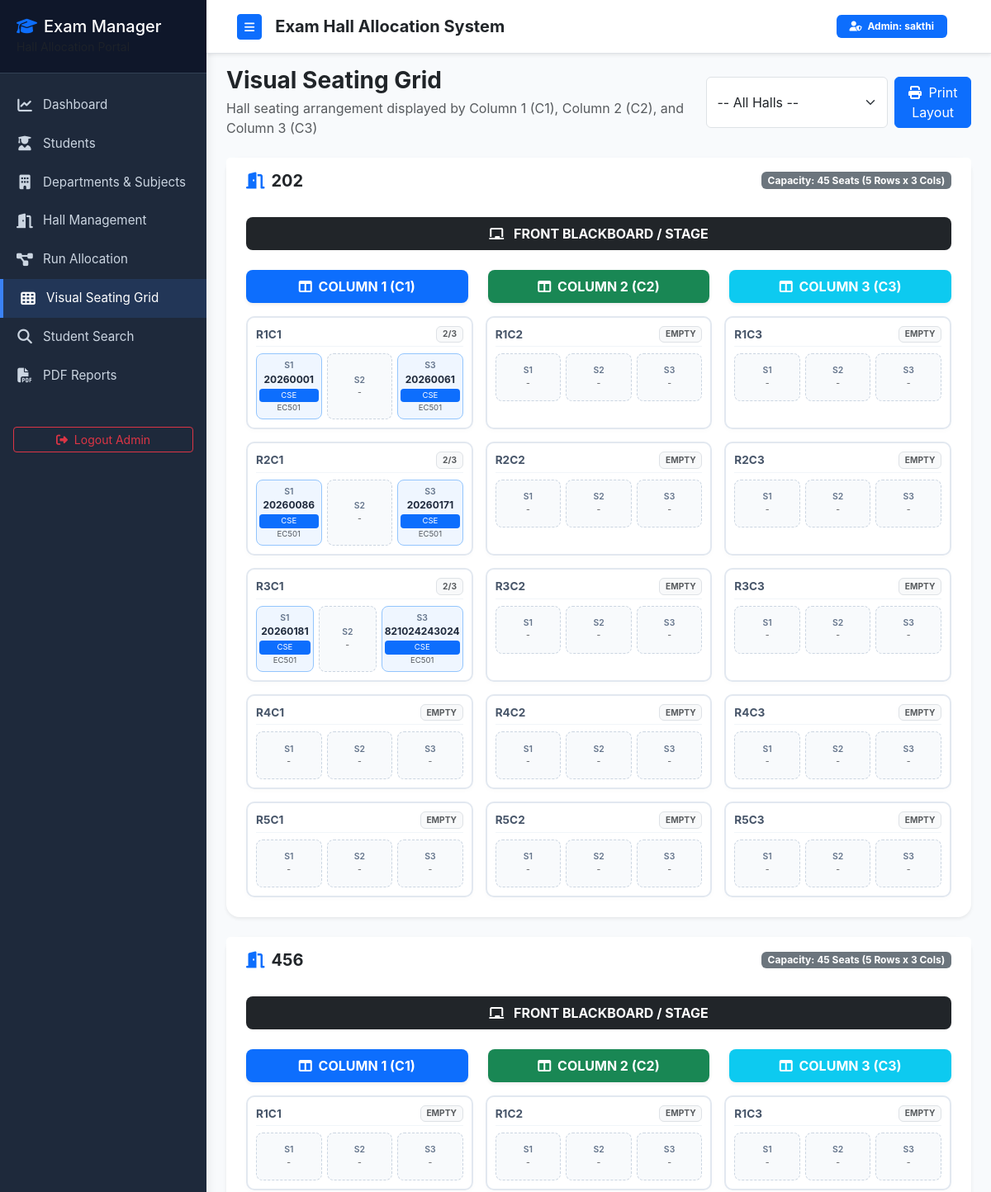
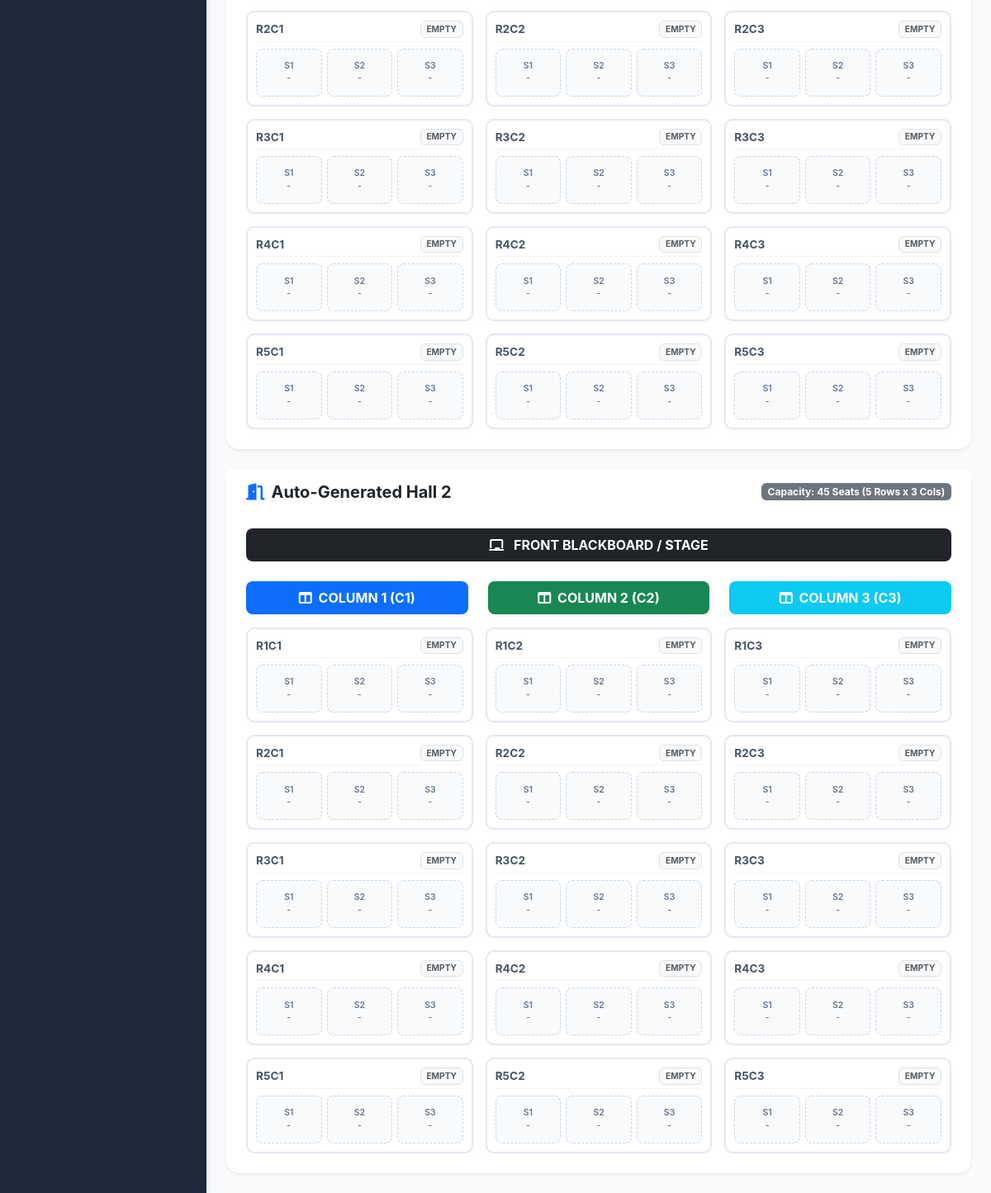
/seating-view (signed in), run on the app's committed database (2 pictures, top to bottom).
### tables this page shows
CREATE TABLE halls (
            id INTEGER PRIMARY KEY AUTOINCREMENT,
            hall_name TEXT UNIQUE NOT NULL,
            rows INTEGER DEFAULT 5,
            cols INTEGER DEFAULT 3,
            capacity_per_bench INTEGER DEFAULT 3,
            total_capacity INTEGER NOT NULL
        );

CREATE TABLE students (
            id INTEGER PRIMARY KEY AUTOINCREMENT,
            reg_no TEXT UNIQUE NOT NULL,
            name TEXT NOT NULL,
            dept_id INTEGER,
            year INTEGER NOT NULL,
            semester INTEGER NOT NULL,
            email TEXT NOT NULL,
            is_absent INTEGER DEFAULT 0,
            FOREIGN KEY (dept_id) REFERENCES departments (id) ON DELETE SET NULL
        );

CREATE TABLE departments (
            id INTEGER PRIMARY KEY AUTOINCREMENT,
            name TEXT UNIQUE NOT NULL,
            code TEXT UNIQUE NOT NULL
        );

CREATE TABLE subjects (
            id INTEGER PRIMARY KEY AUTOINCREMENT,
            dept_id INTEGER NOT NULL,
            subject_code TEXT UNIQUE NOT NULL,
            subject_name TEXT NOT NULL,
            year INTEGER NOT NULL,
            semester INTEGER NOT NULL,
            FOREIGN KEY (dept_id) REFERENCES departments (id) ON DELETE CASCADE
        );

### app.py (the view)
@app.route('/seating-view')
@admin_required
def seating_view():
    hall_id = request.args.get('hall_id', type=int)
    halls = models.get_all_halls()
    if hall_id:
        display_halls = [h for h in halls if h['id'] == hall_id]
    else:
        display_halls = halls
    allocations = models.get_all_allocations()
    hall_bench_map = {}
    for a in allocations:
        key = (a['hall_id'], a['bench_row'], a['bench_col'])
        if key not in hall_bench_map:
            hall_bench_map[key] = []
        hall_bench_map[key].append(a)
    return render_template(
        'seating_view.html',
        halls=halls,
        display_halls=display_halls,
        selected_hall_id=hall_id,
        hall_bench_map=hall_bench_map
    )

### app.py (called while the page is built)
def admin_required(f):
    @wraps(f)
    def decorated_function(*args, **kwargs):
        if not session.get('admin_logged_in'):
            flash('Please login as admin to access this page.', 'warning')
            return redirect(url_for('login'))
        return f(*args, **kwargs)
    return decorated_function

### database.py (called while the page is built)
def get_db_connection():
    conn = sqlite3.connect(DB_PATH)
    conn.row_factory = sqlite3.Row
    conn.execute("PRAGMA foreign_keys = ON;")
    return conn

### models.py (called while the page is built)
def get_all_halls():
    conn = get_db_connection()
    cursor = conn.cursor()
    cursor.execute("""
        SELECT h.*,
               COUNT(a.id) as allocated_seats,
               (h.total_capacity - COUNT(a.id)) as empty_seats,
               ROUND(CAST(COUNT(a.id) AS FLOAT) / h.total_capacity * 100, 1) as utilization_pct
        FROM halls h
        LEFT JOIN allocations a ON h.id = a.hall_id
        GROUP BY h.id
        ORDER BY h.hall_name
    """)
    halls = cursor.fetchall()
    conn.close()
    return halls

### templates/seating_view.html (shortened to what this page needs)
{% extends "base.html" %}
{% block content %}
<div class="d-flex justify-content-between align-items-center mb-4 no-print">
    <div>
        <h3 class="fw-bold mb-1 text-dark">Visual Seating Grid</h3>
        <p class="text-muted mb-0">Hall seating arrangement displayed by Column 1 (C1), Column 2 (C2), and Column 3 (C3)</p>
    </div>
    <div class="d-flex gap-2">
        <select class="form-select" id="hallSelector" style="width: 220px;" onchange="location.href='?hall_id=' + this.value;">
            <option value="">-- All Halls --</option>
        </select>
        <button class="btn btn-primary" onclick="window.print();">
            <i class="fa-solid fa-print me-1"></i> Print Layout
        </button>
    </div>
</div>
{% for h in display_halls %}
<div class="card border-0 shadow-sm rounded-4 mb-4 page-break">
    <div class="card-header bg-white border-0 pt-3 px-4 d-flex justify-content-between align-items-center">
        <h5 class="fw-bold text-dark mb-0"><i class="fa-solid fa-door-open me-2 text-primary"></i>{{ h.hall_name }}</h5>
        <span class="badge bg-secondary">Capacity: {{ h.total_capacity }} Seats ({{ h.rows }} Rows x {{ h.cols }} Cols)</span>
    </div>
    <div class="card-body p-4">
        <div class="bg-dark text-white text-center py-2 rounded-3 mb-4 fw-bold text-uppercase fs-8 letter-spacing-2">
            <i class="fa-solid fa-chalkboard me-2"></i> FRONT BLACKBOARD / STAGE
        </div>
        <div class="row text-center mb-3 fw-bold">
            <div class="col-4">
                <div class="p-2 bg-primary text-white rounded-3 shadow-sm">
                    <i class="fa-solid fa-table-columns me-1"></i> COLUMN 1 (C1)
                </div>
            </div>
            <div class="col-4">
                <div class="p-2 bg-success text-white rounded-3 shadow-sm">
                    <i class="fa-solid fa-table-columns me-1"></i> COLUMN 2 (C2)
                </div>
            </div>
            <div class="col-4">
                <div class="p-2 bg-info text-white rounded-3 shadow-sm">
                    <i class="fa-solid fa-table-columns me-1"></i> COLUMN 3 (C3)
                </div>
            </div>
        </div>
        <div class="bench-grid">
            {% for row in range(1, h.rows + 1) %}
                {% for col in range(1, h.cols + 1) %}
                {% set bench_seats = hall_bench_map.get((h.id, row, col), []) %}
                <div class="bench-card">
                    <div class="bench-header">
                        <span class="fw-bold">R{{ row }}C{{ col }}</span>
                        <span class="badge bg-light text-muted border">
                            {% if bench_seats %}{{ bench_seats|length }}/{{ h.capacity_per_bench }}{% else %}EMPTY{% endif %}
                        </span>
                    </div>
                    <div class="bench-seats">
                        {% for seat_num in range(1, h.capacity_per_bench + 1) %}
                        {% set st = bench_seats|selectattr('seat_position', 'equalto', seat_num)|first %}
                        <div class="seat-box {% if st %}occupied{% endif %}">
                            <span class="seat-no">S{{ seat_num }}</span>
                            {% if st %}
                            <span class="reg-no">{{ st.reg_no }}</span>
                            <span class="dept-badge bg-primary text-white">{{ st.dept_code or 'GEN' }}</span>
                            {% if st.subject_code %}
                            <small class="text-muted d-block" style="font-size: 0.6rem;">{{ st.subject_code }}</small>
                            {% endif %}
                            {% else %}
                            <span class="text-muted small">-</span>
                            {% endif %}
                        </div>
                        {% endfor %}
                    </div>
                </div>
                {% endfor %}
            {% endfor %}
        </div>
    </div>
</div>
{% else %}
<div class="text-center py-5">
    <i class="fa-solid fa-table-cells text-muted fs-1 mb-3"></i>
    <h5 class="fw-bold">No Seating Data to Display</h5>
    <p class="text-muted">Run the allocation engine to visualize the bench layout.</p>
</div>
{% endfor %}
{% endblock %}

### static/css/style.css (style rules this page uses)
:root { --primary-color: #2563eb; --primary-hover: #1d4ed8; --bg-dark: #0f172a; --card-bg: #ffffff; --sidebar-bg: #1e293b; --sidebar-color: #cbd5e1; --sidebar-active: #3b82f6; --text-main: #334155; --text-muted: #64748b; --border-color: #e2e8f0; }
body { font-family: 'Inter', system-ui, -apple-system, sans-serif; background-color: #f8fafc; color: var(--text-main); overflow-x: hidden; }
.bench-grid { display: grid; grid-template-columns: repeat(3, 1fr); gap: 15px; margin-top: 15px; }
.bench-card { background: #ffffff; border: 2px solid #e2e8f0; border-radius: 10px; padding: 10px; position: relative; box-shadow: 0 2px 6px rgba(0,0,0,0.02); }
.bench-header { font-size: 0.85rem; font-weight: 700; color: #475569; border-bottom: 1px solid #f1f5f9; padding-bottom: 4px; margin-bottom: 8px; display: flex; justify-content: space-between; }
.bench-seats { display: flex; gap: 6px; }
.seat-box { flex: 1; background: #f8fafc; border: 1px dashed #cbd5e1; border-radius: 8px; padding: 6px 3px; text-align: center; font-size: 0.75rem; min-height: 58px; display: flex; flex-direction: column; justify-content: center; }
.seat-box.occupied { border-style: solid; background: #eff6ff; border-color: #93c5fd; }
.seat-box .seat-no { font-size: 0.65rem; color: #64748b; font-weight: 600; }
.seat-box .reg-no { font-weight: 700; color: #1e293b; }
.dept-badge { font-size: 0.6rem; padding: 1px 5px; border-radius: 4px; margin-top: 2px; display: inline-block; }

### data on the page
halls: hall_name "202", total_capacity "45", rows "5", cols "3", row "1" "1" "1" "2" "2" "2" "3" "3" "3" "4" "4" "4" "5" "5" "5", col "1" "2" "3" "1" "2" "3" "1" "2" "3" "1" "2" "3" "1" "2" "3", bench_seats "2" "2" "2", capacity_per_bench "3" "3" "3", seat_num "1" "2" "3" "1" "2" "3" "1" "2" "3" "1" "2" "3" "1" "2" "3" "1" "2" "3" "1" "2" "3" "1" "2" "3" "1" "2" "3" "1" "2" "3" "1" "2" "3" "1" "2" "3" "1" "2" "3" "1" "2" "3" "1" "2" "3"
students: reg_no "20260001"
departments: code "CSE" "CSE" "CSE" "CSE" "CSE" "CSE"
subjects: subject_code "EC501" "EC501" "EC501" "EC501" "EC501" "EC501"
students: reg_no "20260061"
students: reg_no "20260086"
students: reg_no "20260171"
students: reg_no "20260181"
students: reg_no "821024243024"
halls: hall_name "456", total_capacity "45", rows "5", cols "3", row "1" "1" "1" "2" "2" "2" "3" "3" "3" "4" "4" "4" "5" "5" "5", col "1" "2" "3" "1" "2" "3" "1" "2" "3" "1" "2" "3" "1" "2" "3", seat_num "1" "2" "3" "1" "2" "3" "1" "2" "3" "1" "2" "3" "1" "2" "3" "1" "2" "3" "1" "2" "3" "1" "2" "3" "1" "2" "3" "1" "2" "3" "1" "2" "3" "1" "2" "3" "1" "2" "3" "1" "2" "3" "1" "2" "3"
halls: hall_name "Auto-Generated Hall 2", total_capacity "45", rows "5", cols "3", row "1" "1" "1" "2" "2" "2" "3" "3" "3" "4" "4" "4" "5" "5" "5", col "1" "2" "3" "1" "2" "3" "1" "2" "3" "1" "2" "3" "1" "2" "3", seat_num "1" "2" "3" "1" "2" "3" "1" "2" "3" "1" "2" "3" "1" "2" "3" "1" "2" "3" "1" "2" "3" "1" "2" "3" "1" "2" "3" "1" "2" "3" "1" "2" "3" "1" "2" "3" "1" "2" "3" "1" "2" "3" "1" "2" "3"
